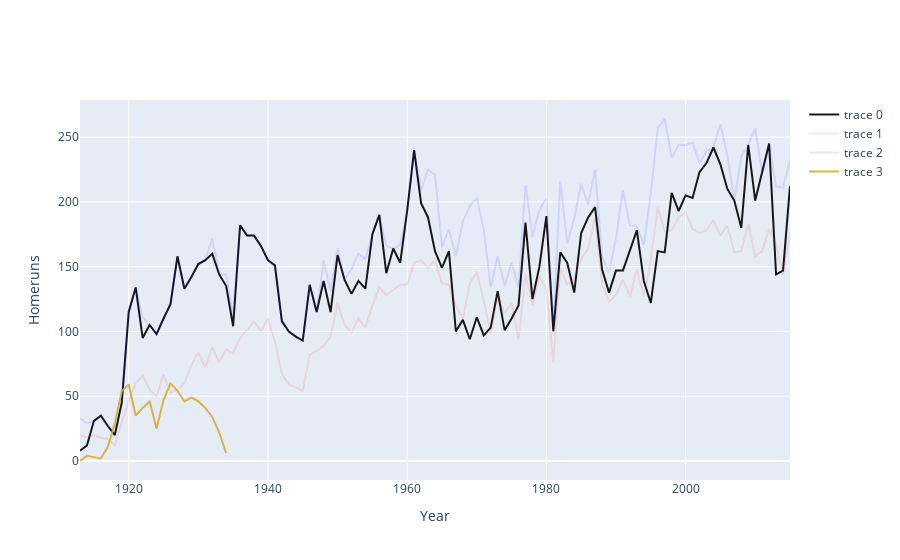

Here is the notebook cell this chart was saved with:
### Code cell
# restrict to american league to be more clear
fig = go.Figure()  
# create lines
trace1 = go.Scatter(x = data['year'],y = data['yankeesHR'],mode = 'lines',marker=dict(color="rgba(0,0,0,0.9)"))
trace2 = go.Scatter(x = data['year'],y = data['AL_avg_HR'],mode = 'lines',marker=dict(color="rgba(255,0,20,0.1)"))
trace3 = go.Scatter(x = data['year'],y = data['AL_top_HR'],mode = 'lines',marker=dict(color="rgba(0,0,255,0.1)"))
trace4 = go.Scatter(x = data['year'],y = br["HR"],mode = 'lines',marker=dict(color="rgba(212,175,55,0.9)"))
fig.add_trace(trace1)
fig.add_trace(trace2)
fig.add_trace(trace3)
fig.add_trace(trace4)
fig.update_yaxes(title="Homeruns")
fig.update_xaxes(title="Year")
fig.show()
